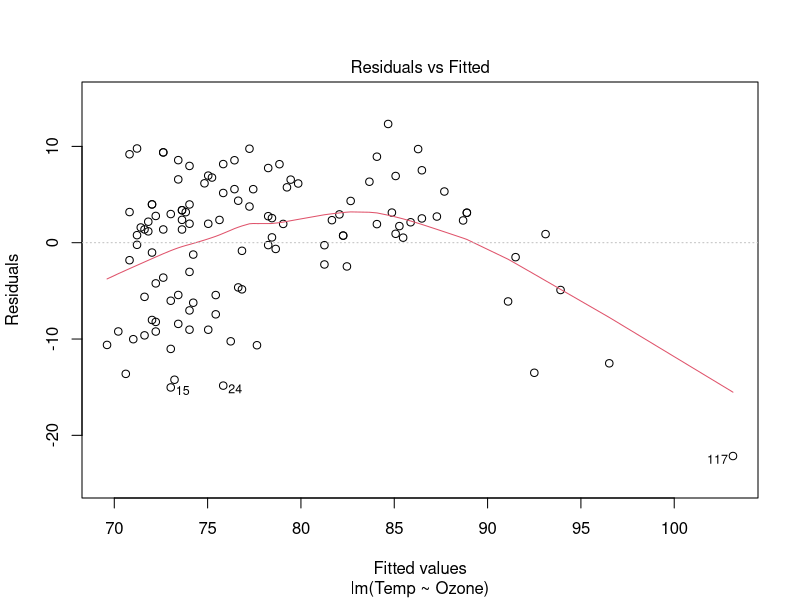
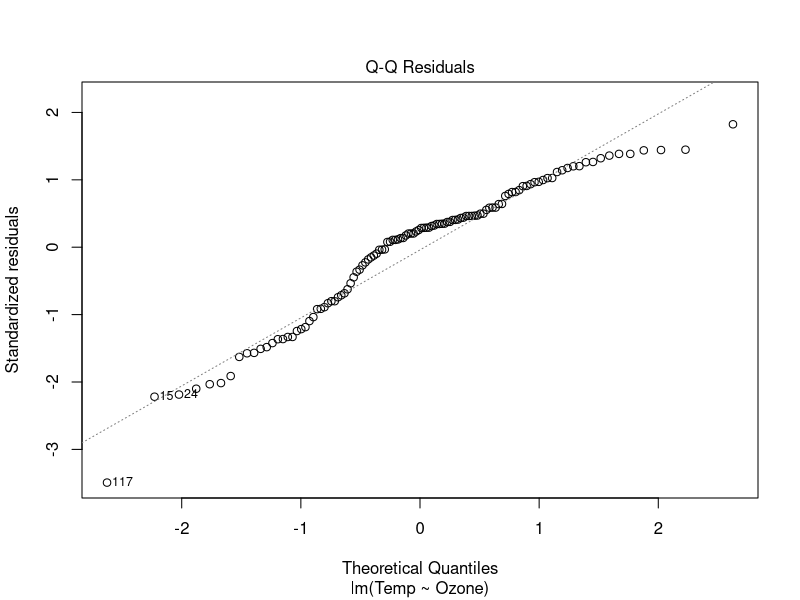
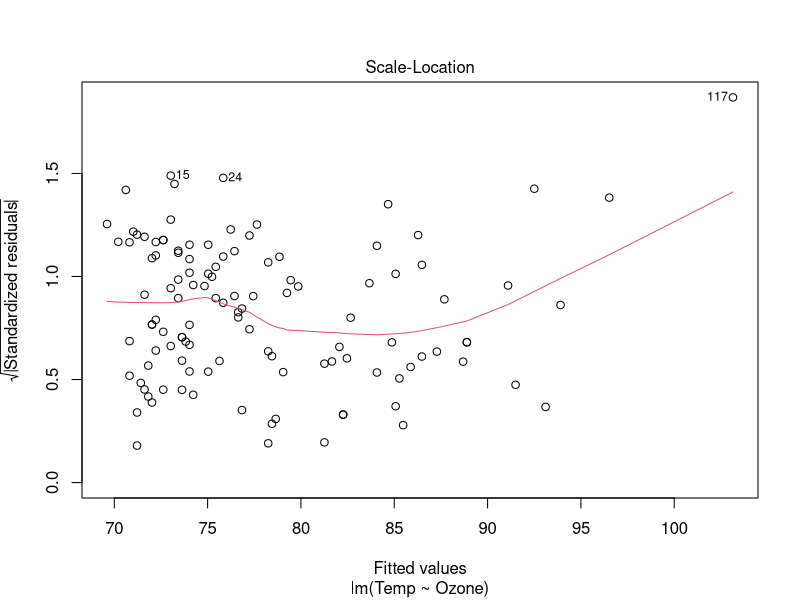
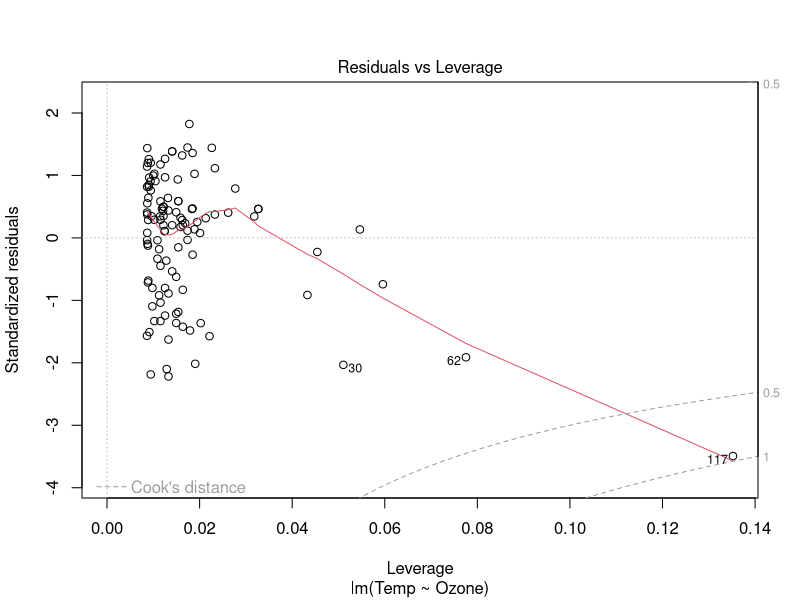
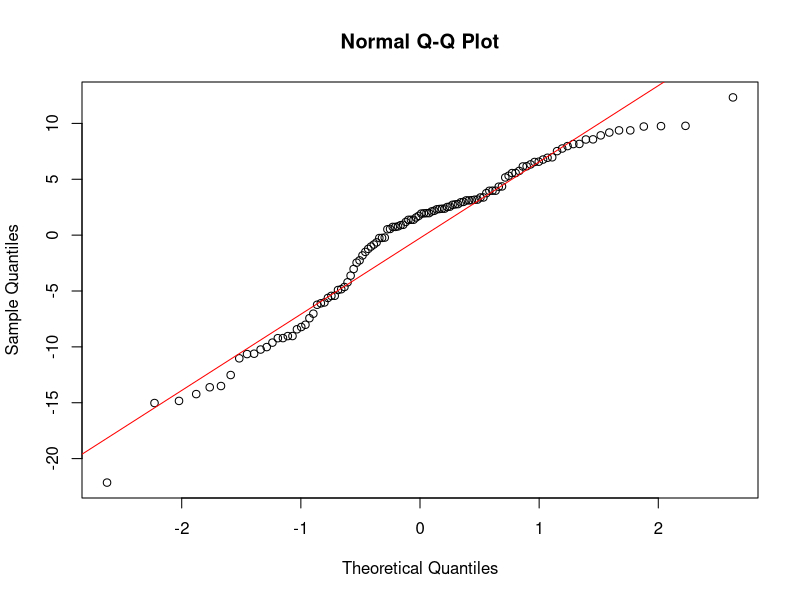

The R script that drew these images, in order:
###Exercise 4

data("airquality")

airquality[which(is.na(airquality$Ozone)==FALSE),]

mod = lm(Temp~Ozone, data=airquality)
summary(mod)

res = residuals(mod)
RSS = sum(res^2)

SSY = deviance(lm(airquality$Temp~1))
SSY1 = var(airquality$Temp)*152
R2 = 1 - RSS/SSY
SSY
SSY1
R2

###Exercise 5

mod = lm(Temp~Ozone, data=airquality)
summary(mod)

#Residual Independency
library(lmtest)
dwtest(mod, alternative=c("two.sided"))
#p-value = 7.276e-06, data is autocorrelated

#Residual Homoscedacicity
library(lmtest)
bptest(mod)
#p-value = 0.0721, >0.05 data is nearly homoscedastistic, slightly heteroscedastistic


#Residual Normality
shapiro.test(residuals(mod))
#p-value = 0.000226, data is normal

plot(mod)
qqnorm(residuals(mod))
qqline(residuals(mod), col="red")
